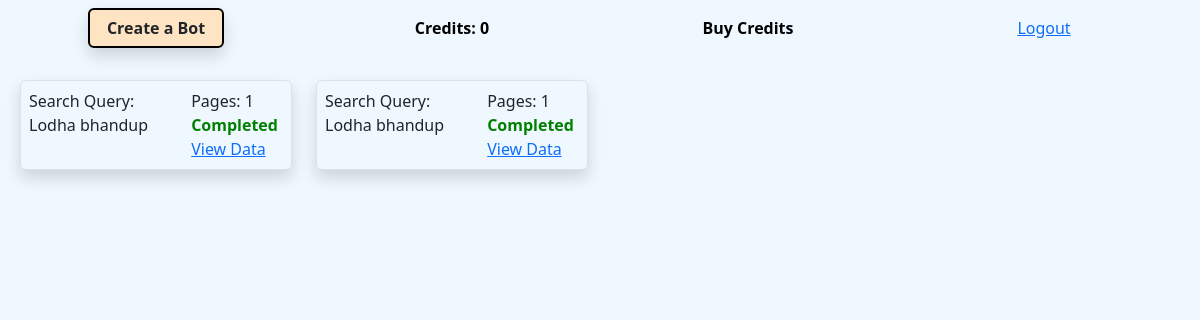
The app's page /dashboard/ (signed in), older data.
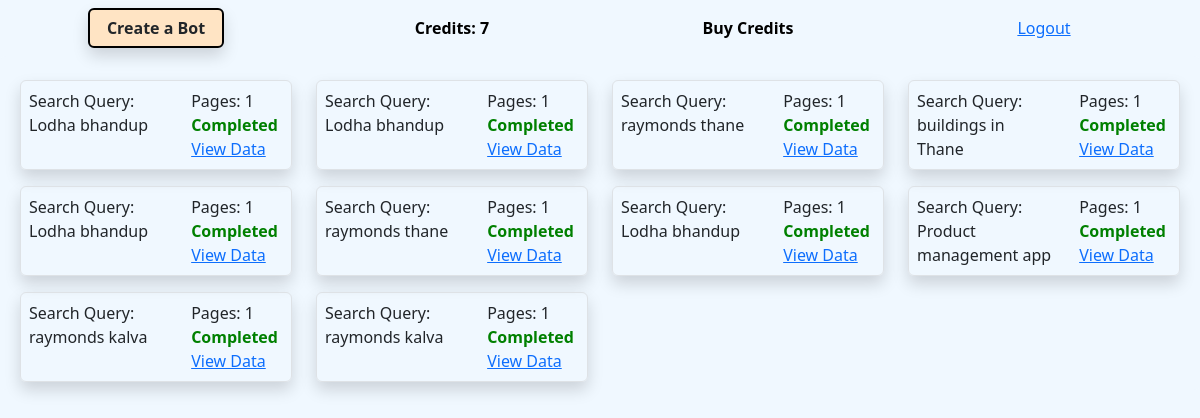
The same page, newer data.
### scrapy/models.py (models this page shows)
class Client(models.Model):
    userid = models.AutoField(primary_key=True)
    fname = models.CharField(max_length=30)
    lname = models.CharField(max_length=30)
    isLoggedIn = models.BooleanField(default=False)
    email = models.EmailField(unique=True)
    password = models.CharField(max_length=100)
    num_bots = models.PositiveIntegerField(default=0)

class Bot(models.Model):
    botid = models.AutoField(primary_key=True)
    user = models.ForeignKey(Client, related_name='bots', on_delete=models.CASCADE)
    query = models.CharField(max_length=255)
    pages = models.PositiveIntegerField(default=1)
    status = models.CharField(max_length=50) #StartBot 0% 10% ... Completed Error

### scrapy/views.py (the view)
# urls.py: path('dashboard/',views.dashboard),
@csrf_exempt
def dashboard(request):
    email = request.session.pop('useremail', None)
    if email:
        client = Client.objects.get(email=email)
        bot = Bot.objects.filter(user=client)
        return render(request,'dashboard.html',{'client':client,
                                                 'bots': bot})
    else:
        return redirect(homepage)

### templates/dashboard.html (shortened to what this page needs)
<!DOCTYPE html>
<html lang="en">
{% load static %}
<head>
    <link href="https://cdn.jsdelivr.net/npm/bootstrap@5.3.3/dist/css/bootstrap.min.css" rel="stylesheet"
 />
    <link rel="stylesheet" href="{% static 'dashboard.css' %}">
</head>
<body>
    <div class="container-fluid" id="navbarContainer">
        <div class="navbar p-2 justify-content-center row">
            <div class="col-3 text-center">
                <button class="btn rounded modalbutton text-center shadow" data-bs-toggle="modal"
                    data-bs-target="#BotCreationForm">
                    <strong>Create a Bot</strong>
                </button>
            </div>
            <div class="col-3 text-center">
                <strong style="color: black;">
                    Credits: <span id="num_bots" style="color: black;"> {{client.num_bots}} </span>
                </strong>
            </div>
            <div class="col-3 text-center">
                <strong style="color: black;">
                    Buy Credits
                </strong>
            </div>
            <div class="col-3 text-center"><a href="/logout/{{client.userid}}">Logout</a></div>
        </div>
    </div>
    <div id="listofbots" class="container-fluid rounded">
        <div class="row p-2" id="listofbotsMainRow">
            {% for bot in bots %}
            <div class="col-xl-3 col-lg-6 col-md-6 col-sm-12 col-xs-12 justify-content-center equal mt-3">
                <div class="container-fluid border p-2 shadow rounded outer">
                    <div class="row inner">
                        <div class="col-7">
                            Search Query: {{bot.query}}
                        </div>
                        <div class="col-5"  id="BotDetails-{{bot.botid}}">
                            Pages: {{bot.pages}}
                            <br>
                            {% if bot.status == "Completed" %}
                            <span id="StatusGreen">{{bot.status}}</span>
                            {% elif bot.status == "Error" %}
                            <span id="StatusRed">{{bot.status}}</span>
                            {% elif bot.status == "StartBot" %}
                            <button class="rounded StartBotButton" id="StartBot-{{bot.botid}}" onclick="StartBotRun({{ client.userid }},{{ bot.botid }})">
                                Start Bot
                            </button>
                            {% endif %}
                            <br>
                            {% if bot.status == "Completed" %}
                            <a href="data/{{client.userid}}/{{bot.botid}}">
                                View Data
                            </a>
                            {% endif %}
                        </div>
                    </div>
                </div>
            </div>
            {% endfor %}
        </div>
    </div>
</body>
</html>

Row changes from the older to the newer data that the page shows:
changed Client: num_bots "0" → "7"
added Bot: query "raymonds thane", pages "1", status "Completed"
added Bot: query "buildings in Thane", pages "1", status "Completed"
added Bot: query "Lodha bhandup", pages "1", status "Completed"
added Bot: query "raymonds thane", pages "1", status "Completed"
added Bot: query "Lodha bhandup", pages "1", status "Completed"
added Bot: query "Product management app", pages "1", status "Completed"
added Bot: query "raymonds kalva", pages "1", status "Completed"
added Bot: query "raymonds kalva", pages "1", status "Completed"
